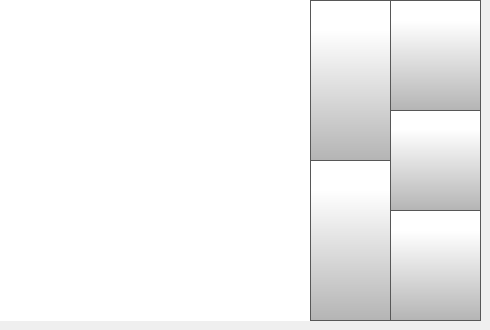
    <widget class="QWidget" name="fileListLocalPage">
     <widget class="QListWidget" name="fileListWidget">
      <property name="geometry">
       <rect>
        <x>0</x>
        <y>0</y>
        <width>321</width>
        <height>321</height>
       </rect>
      </property>
      <property name="font">
       <font>
        <family>Gotham</family>
        <pointsize>17</pointsize>
       </font>
      </property>
      <property name="styleSheet">
       <string notr="true">

QListView {
    show-decoration-selected: 1; /* make the selection span the entire width
 of the view */
	background-color: rgb(255, 255, 255);
outline: none;
}

QListView::item:!selected {
	color: black;
outline: none;
}

QListView::item:selected {
    border:  rgb(182, 182, 182);
	color: rgb(255, 255, 255);
	background-color: rgb(40, 40, 40);
outline: none;
}

QListView::item:selected:!active {
     border: 1px solid rgb(182, 182, 182);
	background-color: rgb(40,40,40);
outline: none;

}

QListView::item:selected:active {
     border: 1px solid  rgb(182, 182, 182);
	background-color: rgb(40,40,40);
outline: none;
}

QListView::item:selected:focus {
	outline: none;
}
</string>
      </property>
      <property name="frameShape">
       <enum>QFrame::NoFrame</enum>
      </property>
      <property name="frameShadow">
       <enum>QFrame::Plain</enum>
      </property>
      <property name="verticalScrollBarPolicy">
       <enum>Qt::ScrollBarAlwaysOff</enum>
      </property>
      <property name="horizontalScrollBarPolicy">
       <enum>Qt::ScrollBarAlwaysOff</enum>
      </property>
      <property name="autoScrollMargin">
       <number>4</number>
      </property>
      <property name="verticalScrollMode">
       <enum>QAbstractItemView::ScrollPerItem</enum>
      </property>
      <property name="spacing">
       <number>8</number>
      </property>
     </widget>
     <widget class="QPushButton" name="localStorageBackButton">
      <property name="geometry">
       <rect>
        <x>390</x>
        <y>210</y>
        <width>91</width>
        <height>111</height>
       </rect>
      </property>
      <property name="minimumSize">
       <size>
        <width>0</width>
        <height>0</height>
       </size>
      </property>
      <property name="font">
       <font>
        <family>Gotham Light</family>
        <pointsize>9</pointsize>
       </font>
      </property>
      <property name="styleSheet">
       <string notr="true">QPushButton {
        border: 1px solid rgb(87, 87, 87);
	background-color: qlineargradient(spread:pad, x1:0, y1:1, x2:0, y2:0.188, stop:0 rgba(180, 180, 180, 255), stop:1 rgba(255, 255, 255, 255));


}

QPushButton:pressed {
    background-color: qlineargradient(x1: 0, y1: 0, x2: 0, y2: 1,
                                      stop: 0 #dadbde, stop: 1 #f6f7fa);
}

QPushButton:flat {
    border: none; /* no border for a flat push button */
}

QPushButton:default {
    border-color: navy; /* make the default button prominent */
}

QPushButton:focus {
	outline: none;
}</string>
      </property>
      <property name="text">
       <string/>
      </property>
      <property name="icon">
       <iconset>
        <normaloff>templates/img/arrows-4.png</normaloff>templates/img/arrows-4.png</iconset>
      </property>
      <property name="iconSize">
       <size>
        <width>50</width>
        <height>50</height>
       </size>
      </property>
      <property name="checkable">
       <bool>false</bool>
      </property>
      <property name="autoDefault">
       <bool>false</bool>
      </property>
      <property name="default">
       <bool>false</bool>
      </property>
      <property name="flat">
       <bool>false</bool>
      </property>
     </widget>
     <widget class="QPushButton" name="localStorageSelectButton">
      <property name="geometry">
       <rect>
        <x>390</x>
        <y>0</y>
        <width>91</width>
        <height>111</height>
       </rect>
      </property>
      <property name="minimumSize">
       <size>
        <width>0</width>
        <height>0</height>
       </size>
      </property>
      <property name="font">
       <font>
        <family>Gotham Light</family>
        <pointsize>9</pointsize>
       </font>
      </property>
      <property name="styleSheet">
       <string notr="true">QPushButton {
     border: 1px solid rgb(87, 87, 87);
	background-color: qlineargradient(spread:pad, x1:0, y1:1, x2:0, y2:0.188, stop:0 rgba(180, 180, 180, 255), stop:1 rgba(255, 255, 255, 255));


}

QPushButton:pressed {
    background-color: qlineargradient(x1: 0, y1: 0, x2: 0, y2: 1,
                                      stop: 0 #dadbde, stop: 1 #f6f7fa);
}

QPushButton:flat {
    border: none; /* no border for a flat push button */
}

QPushButton:default {
    border-color: navy; /* make the default button prominent */
}

QPushButton:focus {
	outline: none;
}</string>
      </property>
      <property name="text">
       <string/>
      </property>
      <property name="icon">
       <iconset>
        <normaloff>templates/img/verification-mark.png</normaloff>templates/img/verification-mark.png</iconset>
      </property>
      <property name="iconSize">
       <size>
        <width>50</width>
        <height>50</height>
       </size>
      </property>
      <property name="checkable">
       <bool>false</bool>
      </property>
      <property name="autoDefault">
       <bool>false</bool>
      </property>
      <property name="default">
       <bool>false</bool>
      </property>
      <property name="flat">
       <bool>false</bool>
      </property>
     </widget>
     <widget class="QPushButton" name="localStorageScrollDown">
      <property name="geometry">
       <rect>
        <x>310</x>
        <y>160</y>
        <width>81</width>
        <height>161</height>
       </rect>
      </property>
      <property name="minimumSize">
       <size>
        <width>0</width>
        <height>0</height>
       </size>
      </property>
      <property name="font">
       <font>
        <family>Gotham Light</family>
        <pointsize>9</pointsize>
       </font>
      </property>
      <property name="styleSheet">
       <string notr="true">QPushButton {
     border: 1px solid rgb(87, 87, 87);
	background-color: qlineargradient(spread:pad, x1:0, y1:1, x2:0, y2:0.188, stop:0 rgba(180, 180, 180, 255), stop:1 rgba(255, 255, 255, 255));


}

QPushButton:pressed {
    background-color: qlineargradient(x1: 0, y1: 0, x2: 0, y2: 1,
                                      stop: 0 #dadbde, stop: 1 #f6f7fa);
}

QPushButton:flat {
    border: none; /* no border for a flat push button */
}

QPushButton:default {
    border-color: navy; /* make the default button prominent */
}

QPushButton:focus {
	outline: none;
}</string>
      </property>
      <property name="text">
       <string/>
      </property>
      <property name="icon">
       <iconset>
        <normaloff>templates/img/arrows-5.png</normaloff>templates/img/arrows-5.png</iconset>
      </property>
      <property name="iconSize">
       <size>
        <width>40</width>
        <height>40</height>
       </size>
      </property>
      <property name="checkable">
       <bool>false</bool>
      </property>
      <property name="autoRepeat">
       <bool>true</bool>
      </property>
      <property name="autoExclusive">
       <bool>false</bool>
      </property>
      <property name="autoDefault">
       <bool>false</bool>
      </property>
      <property name="default">
       <bool>false</bool>
      </property>
      <property name="flat">
       <bool>false</bool>
      </property>
     </widget>
     <widget class="QPushButton" name="localStorageScrollUp">
      <property name="geometry">
       <rect>
        <x>310</x>
        <y>0</y>
        <width>81</width>
        <height>161</height>
       </rect>
      </property>
      <property name="minimumSize">
       <size>
        <width>0</width>
        <height>0</height>
       </size>
      </property>
      <property name="font">
       <font>
        <family>Gotham Light</family>
        <pointsize>9</pointsize>
       </font>
      </property>
      <property name="styleSheet">
       <string notr="true">QPushButton {

     border: 1px solid rgb(87, 87, 87);
	background-color: qlineargradient(spread:pad, x1:0, y1:1, x2:0, y2:0.188, stop:0 rgba(180, 180, 180, 255), stop:1 rgba(255, 255, 255, 255));

}

QPushButton:pressed {
    background-color: qlineargradient(x1: 0, y1: 0, x2: 0, y2: 1,
                                      stop: 0 #dadbde, stop: 1 #f6f7fa);
}

QPushButton:flat {
    border: none; /* no border for a flat push button */
}

QPushButton:default {
    border-color: navy; /* make the default button prominent */
}

QPushButton:focus {
	outline: none;
}</string>
      </property>
      <property name="text">
       <string/>
      </property>
      <property name="icon">
       <iconset>
        <normaloff>templates/img/arrows.png</normaloff>templates/img/arrows.png</iconset>
      </property>
      <property name="iconSize">
       <size>
        <width>40</width>
        <height>40</height>
       </size>
      </property>
      <property name="checkable">
       <bool>false</bool>
      </property>
      <property name="autoRepeat">
       <bool>true</bool>
      </property>
      <property name="autoExclusive">
       <bool>false</bool>
      </property>
      <property name="autoDefault">
       <bool>false</bool>
      </property>
      <property name="default">
       <bool>false</bool>
      </property>
      <property name="flat">
       <bool>false</bool>
      </property>
     </widget>
     <widget class="QPushButton" name="localStorageDeleteButton">
      <property name="geometry">
       <rect>
        <x>390</x>
        <y>110</y>
        <width>91</width>
        <height>101</height>
       </rect>
      </property>
      <property name="minimumSize">
       <size>
        <width>0</width>
        <height>0</height>
       </size>
      </property>
      <property name="font">
       <font>
        <family>Gotham Light</family>
        <pointsize>9</pointsize>
       </font>
      </property>
      <property name="styleSheet">
       <string notr="true">QPushButton {
     border: 1px solid rgb(87, 87, 87);
	background-color: qlineargradient(spread:pad, x1:0, y1:1, x2:0, y2:0.188, stop:0 rgba(180, 180, 180, 255), stop:1 rgba(255, 255, 255, 255));

}

QPushButton:pressed {
    background-color: qlineargradient(x1: 0, y1: 0, x2: 0, y2: 1,
                                      stop: 0 #dadbde, stop: 1 #f6f7fa);
}

QPushButton:flat {
    border: none; /* no border for a flat push button */
}

QPushButton:default {
    border-color: navy; /* make the default button prominent */
}

QPushButton:focus {
	outline: none;
}</string>
      </property>
      <property name="text">
       <string/>
      </property>
      <property name="icon">
       <iconset>
        <normaloff>templates/img/delete.png</normaloff>templates/img/delete.png</iconset>
      </property>
      <property name="iconSize">
       <size>
        <width>50</width>
        <height>50</height>
       </size>
      </property>
      <property name="checkable">
       <bool>false</bool>
      </property>
      <property name="autoDefault">
       <bool>false</bool>
      </property>
      <property name="default">
       <bool>false</bool>
      </property>
      <property name="flat">
       <bool>false</bool>
      </property>
     </widget>
    </widget>
